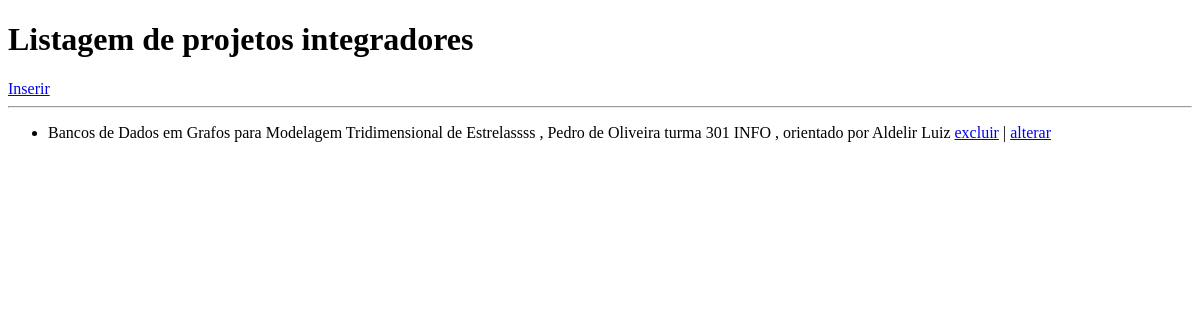
Page /listar on the earlier database version.
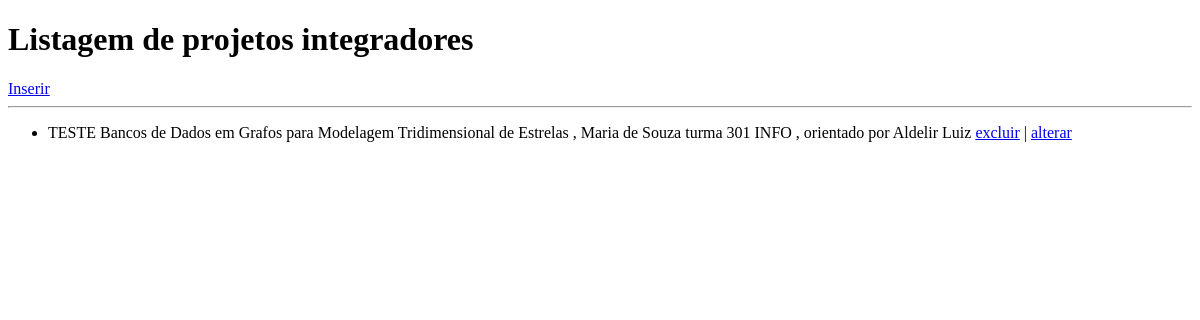
Same page on the later database version.
### modelo.py (models this page shows, shortened)
class BaseModel(Model):
    class Meta:
        database = db

class TrabalhoPI(BaseModel):
    titulo = CharField()
    descricao = CharField()
    url = CharField()
    alunos = ManyToManyField(Aluno)
    docentes = ManyToManyField(Docente)

class Aluno(BaseModel):
    nome = CharField()
    turma = CharField()

class Docente(BaseModel):
    nome = CharField()
    areas = ManyToManyField(Area)

### controlador-v6.py (the view)
@app.route("/listar")
def listar():
    trabs = TrabalhoPI.select()
    return render_template("listar-v5.html", lista = trabs)

### templates/listar-v5.html (shortened to what this page needs)
<!DOCTYPE html>
<html>
<head>
</head>
<body>
    <h1>Listagem de projetos integradores</h1>
    <a href=/form_inserir>Inserir</a>
    <hr>
    <ul>
        {% for trab in lista %}
            <li>{{trab.titulo}}
            {% for alu in trab.alunos %}
              , {{alu.nome}} turma {{alu.turma}}
            {% endfor %}
            {% for prof in trab.docentes %}
              , orientado por {{prof.nome}}
            {% endfor %}
            <a href=/excluir?id={{trab.id}}>excluir</a>
            | <a href=/form_alterar?id={{trab.id}}>alterar</a>
            </li>
        {% endfor %}
    </ul>
</body>
</html>

Differences in the rows shown:
changed TrabalhoPI: loses Aluno (nome "Pedro de Oliveira", turma "301 INFO"); gains Aluno (nome "Maria de Souza", turma "301 INFO"); titulo "Bancos de Dados em Grafos para Modelagem Tridimensional de Estrelassss" → "TESTE Bancos de Dados em Grafos para Modelagem Tridimensional de Estrelas"
